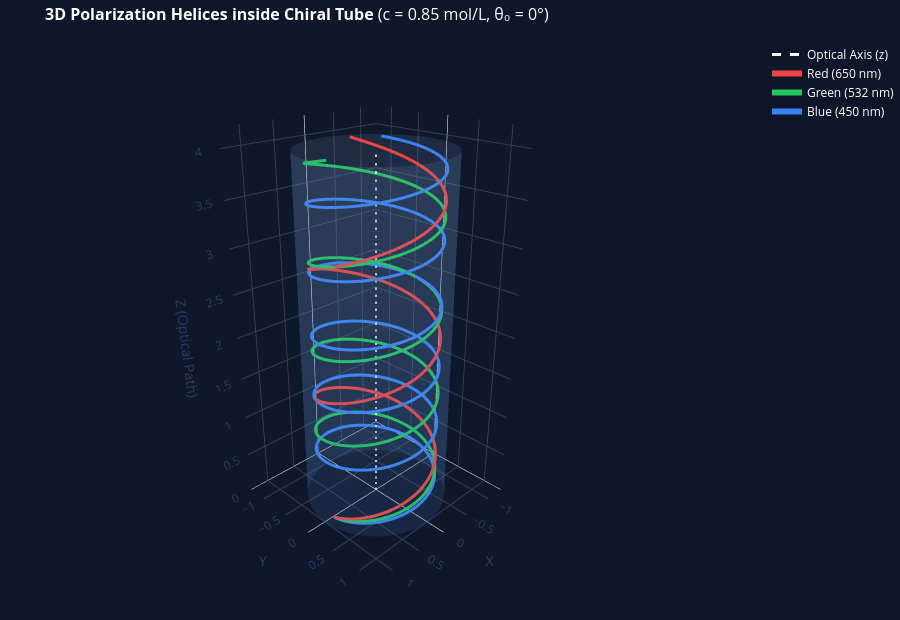

The notebook cell saved with this chart:
### Markdown cell above
---
## 9. 3D Trajectory of the Polarization Helix

Inside the cylindrical tube, the electric field vector $\vec{E}(z)$ of linearly polarized light does not remain in a fixed plane; its tip traces out a **spatial 3D helix** as it travels in the $+z$ direction:
$$\vec{E}(z, \lambda) = E_0 \begin{pmatrix} \cos\theta(z, \lambda) \\ \sin\theta(z, \lambda) \\ 0 \end{pmatrix}$$

The spatial pitch $\mathcal{P}$ of the helix (the axial distance required for a full $2\pi$ rotation) is directly proportional to $\lambda^2$:
$$\mathcal{P}(\lambda) = \frac{2\pi}{\alpha(\lambda) \cdot c} = \frac{2\pi \lambda^2}{A \cdot c}$$

The interactive 3D plot below renders the helical polarization vector trajectories for Red, Green, and Blue light propagating up the sugar water tube.

### Code cell
# ===========================================================================
# 10. Interactive 3D Visualization of the Polarization Helix (Plotly)
# ===========================================================================
import plotly.graph_objects as go

def create_3d_helix_plot(concentration=0.85, theta0_deg=0):
    theta0_rad = np.radians(theta0_deg)
    z_vals = np.linspace(0, 4.0, 500)
    tube_radius = 1.0

    # Calculate 3D trajectories
    theta_r = cauchy_rotation(LAMBDA_RED, z_vals, concentration, theta0_rad)
    theta_g = cauchy_rotation(LAMBDA_GREEN, z_vals, concentration, theta0_rad)
    theta_b = cauchy_rotation(LAMBDA_BLUE, z_vals, concentration, theta0_rad)

    x_r, y_r = 0.85 * np.cos(theta_r), 0.85 * np.sin(theta_r)
    x_g, y_g = 0.85 * np.cos(theta_g), 0.85 * np.sin(theta_g)
    x_b, y_b = 0.85 * np.cos(theta_b), 0.85 * np.sin(theta_b)

    fig = go.Figure()

    # 1. Cylinder Boundary Surface
    theta_cyl = np.linspace(0, 2*np.pi, 60)
    z_cyl = np.linspace(0, 4.0, 20)
    THETA_CYL, Z_CYL = np.meshgrid(theta_cyl, z_cyl)
    X_CYL = tube_radius * np.cos(THETA_CYL)
    Y_CYL = tube_radius * np.sin(THETA_CYL)

    fig.add_trace(go.Surface(
        x=X_CYL, y=Y_CYL, z=Z_CYL,
        opacity=0.15,
        colorscale=[[0, '#60a5fa'], [1, '#93c5fd']],
        showscale=False,
        name='Glass Tube'
    ))

    # 2. Central Optical Axis
    fig.add_trace(go.Scatter3d(
        x=[0, 0], y=[0, 0], z=[0, 4.0],
        mode='lines',
        line=dict(color='white', width=3, dash='dash'),
        name='Optical Axis (z)'
    ))

    # 3. Polarization Helices
    fig.add_trace(go.Scatter3d(
        x=x_r, y=y_r, z=z_vals,
        mode='lines',
        line=dict(color='#ef4444', width=6),
        name=f'Red ({LAMBDA_RED:.0f} nm)'
    ))

    fig.add_trace(go.Scatter3d(
        x=x_g, y=y_g, z=z_vals,
        mode='lines',
        line=dict(color='#22c55e', width=6),
        name=f'Green ({LAMBDA_GREEN:.0f} nm)'
    ))

    fig.add_trace(go.Scatter3d(
        x=x_b, y=y_b, z=z_vals,
        mode='lines',
        line=dict(color='#3b82f6', width=6),
        name=f'Blue ({LAMBDA_BLUE:.0f} nm)'
    ))

    # Layout styling
    fig.update_layout(
        title=dict(
            text=f"<b>3D Polarization Helices inside Chiral Tube</b> (c = {concentration} mol/L, θ₀ = {theta0_deg}°)",
            font=dict(color='white', size=16)
        ),
        paper_bgcolor='#0f172a',
        scene=dict(
            xaxis=dict(title='X', backgroundcolor='#0f172a', gridcolor='#334155', range=[-1.3, 1.3]),
            yaxis=dict(title='Y', backgroundcolor='#0f172a', gridcolor='#334155', range=[-1.3, 1.3]),
            zaxis=dict(title='Z (Optical Path)', backgroundcolor='#0f172a', gridcolor='#334155', range=[0, 4.2]),
            camera=dict(eye=dict(x=1.8, y=1.8, z=1.2))
        ),
        legend=dict(font=dict(color='white'), bgcolor='rgba(15, 23, 42, 0.7)'),
        margin=dict(l=0, r=0, b=0, t=40),
        height=620
    )

    return fig

fig_3d = create_3d_helix_plot(concentration=0.85, theta0_deg=0)
fig_3d.show()

### Figure 1 — Plotly figure (JSON) as saved in the notebook; plotly's stock layout.template omitted (floating-point values rounded to 4 significant figures; data arrays with more than 128 entries replaced by an {"elided": "..."} marker saying what was removed)
{"data": [{"colorscale": [[0, "#60a5fa"], [1, "#93c5fd"]], "name": "Glass Tube", "opacity": 0.15, "showscale": false, "type": "surface", "x": {"elided": "20x60 float values"}, "y": {"elided": "20x60 float values"}, "z": {"elided": "20x60 float values"}}, {"line": {"color": "white", "dash": "dash", "width": 3}, "mode": "lines", "name": "Optical Axis (z)", "type": "scatter3d", "x": [0, 0], "y": [0, 0], "z": [0, 4.0]}, {"line": {"color": "#ef4444", "width": 6}, "mode": "lines", "name": "Red (650 nm)", "type": "scatter3d", "x": {"elided": "500 float values"}, "y": {"elided": "500 float values"}, "z": {"elided": "500 float values"}}, {"line": {"color": "#22c55e", "width": 6}, "mode": "lines", "name": "Green (532 nm)", "type": "scatter3d", "x": {"elided": "500 float values"}, "y": {"elided": "500 float values"}, "z": {"elided": "500 float values"}}, {"line": {"color": "#3b82f6", "width": 6}, "mode": "lines", "name": "Blue (450 nm)", "type": "scatter3d", "x": {"elided": "500 float values"}, "y": {"elided": "500 float values"}, "z": {"elided": "500 float values"}}], "layout": {"height": 620, "legend": {"bgcolor": "rgba(15, 23, 42, 0.7)", "font": {"color": "white"}}, "margin": {"b": 0, "l": 0, "r": 0, "t": 40}, "paper_bgcolor": "#0f172a", "scene": {"camera": {"eye": {"x": 1.8, "y": 1.8, "z": 1.2}}, "xaxis": {"backgroundcolor": "#0f172a", "gridcolor": "#334155", "range": [-1.3, 1.3], "title": {"text": "X"}}, "yaxis": {"backgroundcolor": "#0f172a", "gridcolor": "#334155", "range": [-1.3, 1.3], "title": {"text": "Y"}}, "zaxis": {"backgroundcolor": "#0f172a", "gridcolor": "#334155", "range": [0, 4.2], "title": {"text": "Z (Optical Path)"}}}, "title": {"font": {"color": "white", "size": 16}, "text": "<b>3D Polarization Helices inside Chiral Tube</b> (c = 0.85 mol/L, θ₀ = 0°)"}}}
